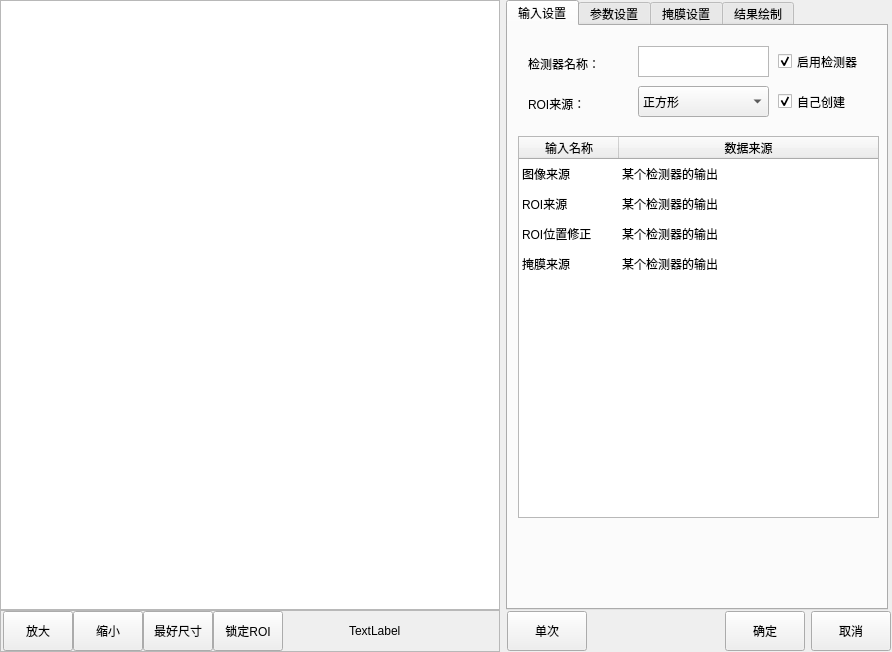
<?xml version="1.0" encoding="UTF-8"?>
<ui version="4.0">
 <class>CMvFindRoundParamWidget</class>
 <widget class="QWidget" name="CMvFindRoundParamWidget">
  <property name="geometry">
   <rect>
    <x>0</x>
    <y>0</y>
    <width>892</width>
    <height>652</height>
   </rect>
  </property>
  <property name="windowTitle">
   <string>查找圆</string>
  </property>
  <layout class="QHBoxLayout" name="horizontalLayout_3">
   <property name="leftMargin">
    <number>0</number>
   </property>
   <property name="topMargin">
    <number>0</number>
   </property>
   <property name="rightMargin">
    <number>0</number>
   </property>
   <property name="bottomMargin">
    <number>0</number>
   </property>
   <item>
    <layout class="QVBoxLayout" name="verticalLayout">
     <property name="spacing">
      <number>0</number>
     </property>
     <item>
      <widget class="QGraphicsView" name="graphicsView_mainImage">
       <property name="minimumSize">
        <size>
         <width>500</width>
         <height>600</height>
        </size>
       </property>
      </widget>
     </item>
     <item>
      <widget class="QFrame" name="frame">
       <property name="minimumSize">
        <size>
         <width>0</width>
         <height>42</height>
        </size>
       </property>
       <property name="maximumSize">
        <size>
         <width>16777215</width>
         <height>42</height>
        </size>
       </property>
       <property name="frameShape">
        <enum>QFrame::StyledPanel</enum>
       </property>
       <property name="frameShadow">
        <enum>QFrame::Raised</enum>
       </property>
       <layout class="QHBoxLayout" name="horizontalLayout">
        <property name="spacing">
         <number>0</number>
        </property>
        <property name="leftMargin">
         <number>2</number>
        </property>
        <property name="topMargin">
         <number>0</number>
        </property>
        <property name="rightMargin">
         <number>0</number>
        </property>
        <property name="bottomMargin">
         <number>0</number>
        </property>
        <item>
         <widget class="QPushButton" name="pushButton_zoomIn">
          <property name="minimumSize">
           <size>
            <width>70</width>
            <height>40</height>
           </size>
          </property>
          <property name="maximumSize">
           <size>
            <width>70</width>
            <height>40</height>
           </size>
          </property>
          <property name="text">
           <string>放大</string>
          </property>
         </widget>
        </item>
        <item>
         <widget class="QPushButton" name="pushButton_zoomOut">
          <property name="minimumSize">
           <size>
            <width>70</width>
            <height>40</height>
           </size>
          </property>
          <property name="maximumSize">
           <size>
            <width>70</width>
            <height>40</height>
           </size>
          </property>
          <property name="text">
           <string>缩小</string>
          </property>
         </widget>
        </item>
        <item>
         <widget class="QPushButton" name="pushButton_zoomBest">
          <property name="minimumSize">
           <size>
            <width>70</width>
            <height>40</height>
           </size>
          </property>
          <property name="maximumSize">
           <size>
            <width>70</width>
            <height>40</height>
           </size>
          </property>
          <property name="text">
           <string>最好尺寸</string>
          </property>
         </widget>
        </item>
        <item>
         <widget class="QPushButton" name="pushButton_lockRoiMove">
          <property name="minimumSize">
           <size>
            <width>70</width>
            <height>40</height>
           </size>
          </property>
          <property name="maximumSize">
           <size>
            <width>70</width>
            <height>40</height>
           </size>
          </property>
          <property name="text">
           <string>锁定ROI</string>
          </property>
         </widget>
        </item>
        <item>
         <spacer name="horizontalSpacer">
          <property name="orientation">
           <enum>Qt::Horizontal</enum>
          </property>
          <property name="sizeHint" stdset="0">
           <size>
            <width>63</width>
            <height>20</height>
           </size>
          </property>
         </spacer>
        </item>
        <item>
         <widget class="QLabel" name="label_mousePos">
          <property name="minimumSize">
           <size>
            <width>150</width>
            <height>40</height>
           </size>
          </property>
          <property name="maximumSize">
           <size>
            <width>150</width>
            <height>40</height>
           </size>
          </property>
          <property name="text">
           <string>TextLabel</string>
          </property>
         </widget>
        </item>
       </layout>
      </widget>
     </item>
    </layout>
   </item>
   <item>
    <layout class="QVBoxLayout" name="verticalLayout_2">
     <property name="spacing">
      <number>0</number>
     </property>
     <item>
      <widget class="QTabWidget" name="tabWidget">
       <property name="minimumSize">
        <size>
         <width>382</width>
         <height>602</height>
        </size>
       </property>
       <property name="maximumSize">
        <size>
         <width>380</width>
         <height>16777215</height>
        </size>
       </property>
       <property name="currentIndex">
        <number>0</number>
       </property>
       <widget class="QWidget" name="tab">
        <attribute name="title">
         <string>输入设置</string>
        </attribute>
        <widget class="QTableWidget" name="tableWidget_input">
         <property name="geometry">
          <rect>
           <x>10</x>
           <y>110</y>
           <width>361</width>
           <height>382</height>
          </rect>
         </property>
         <property name="minimumSize">
          <size>
           <width>361</width>
           <height>382</height>
          </size>
         </property>
         <property name="maximumSize">
          <size>
           <width>361</width>
           <height>382</height>
          </size>
         </property>
         <property name="editTriggers">
          <set>QAbstractItemView::NoEditTriggers</set>
         </property>
         <property name="selectionMode">
          <enum>QAbstractItemView::SingleSelection</enum>
         </property>
         <property name="selectionBehavior">
          <enum>QAbstractItemView::SelectRows</enum>
         </property>
         <property name="showGrid">
          <bool>false</bool>
         </property>
         <attribute name="horizontalHeaderStretchLastSection">
          <bool>true</bool>
         </attribute>
         <attribute name="verticalHeaderVisible">
          <bool>false</bool>
         </attribute>
         <row>
          <property name="text">
           <string>1</string>
          </property>
         </row>
         <row>
          <property name="text">
           <string>2</string>
          </property>
         </row>
         <row>
          <property name="text">
           <string>3</string>
          </property>
         </row>
         <row>
          <property name="text">
           <string>4</string>
          </property>
         </row>
         <column>
          <property name="text">
           <string>输入名称</string>
          </property>
         </column>
         <column>
          <property name="text">
           <string>数据来源</string>
          </property>
         </column>
         <item row="0" column="0">
          <property name="text">
           <string>图像来源</string>
          </property>
         </item>
         <item row="0" column="1">
          <property name="text">
           <string>某个检测器的输出</string>
          </property>
         </item>
         <item row="1" column="0">
          <property name="text">
           <string>ROI来源</string>
          </property>
         </item>
         <item row="1" column="1">
          <property name="text">
           <string>某个检测器的输出</string>
          </property>
         </item>
         <item row="2" column="0">
          <property name="text">
           <string>ROI位置修正</string>
          </property>
         </item>
         <item row="2" column="1">
          <property name="text">
           <string>某个检测器的输出</string>
          </property>
         </item>
         <item row="3" column="0">
          <property name="text">
           <string>掩膜来源</string>
          </property>
         </item>
         <item row="3" column="1">
          <property name="text">
           <string>某个检测器的输出</string>
          </property>
         </item>
        </widget>
        <widget class="QLabel" name="label_funcName">
         <property name="geometry">
          <rect>
           <x>20</x>
           <y>30</y>
           <width>81</width>
           <height>16</height>
          </rect>
         </property>
         <property name="text">
          <string>检测器名称：</string>
         </property>
        </widget>
        <widget class="QLabel" name="label_roiCreat">
         <property name="geometry">
          <rect>
           <x>20</x>
           <y>70</y>
           <width>91</width>
           <height>16</height>
          </rect>
         </property>
         <property name="text">
          <string>ROI来源：</string>
         </property>
        </widget>
        <widget class="QCheckBox" name="checkBox_enableFunc">
         <property name="geometry">
          <rect>
           <x>270</x>
           <y>20</y>
           <width>101</width>
           <height>31</height>
          </rect>
         </property>
         <property name="minimumSize">
          <size>
           <width>101</width>
           <height>31</height>
          </size>
         </property>
         <property name="text">
          <string>启用检测器</string>
         </property>
         <property name="checked">
          <bool>true</bool>
         </property>
        </widget>
        <widget class="QCheckBox" name="checkBox_roiCreat">
         <property name="geometry">
          <rect>
           <x>270</x>
           <y>60</y>
           <width>101</width>
           <height>31</height>
          </rect>
         </property>
         <property name="minimumSize">
          <size>
           <width>101</width>
           <height>31</height>
          </size>
         </property>
         <property name="text">
          <string>自己创建</string>
         </property>
         <property name="checked">
          <bool>true</bool>
         </property>
         <property name="tristate">
          <bool>false</bool>
         </property>
        </widget>
        <widget class="QPlainTextEdit" name="plainTextEdit_funcName">
         <property name="geometry">
          <rect>
           <x>130</x>
           <y>20</y>
           <width>131</width>
           <height>31</height>
          </rect>
         </property>
         <property name="minimumSize">
          <size>
           <width>131</width>
           <height>31</height>
          </size>
         </property>
         <property name="maximumSize">
          <size>
           <width>131</width>
           <height>31</height>
          </size>
         </property>
         <property name="overwriteMode">
          <bool>false</bool>
         </property>
        </widget>
        <widget class="QComboBox" name="comboBox_imageSource">
         <property name="geometry">
          <rect>
           <x>130</x>
           <y>60</y>
           <width>131</width>
           <height>31</height>
          </rect>
         </property>
         <property name="minimumSize">
          <size>
           <width>131</width>
           <height>31</height>
          </size>
         </property>
         <property name="maximumSize">
          <size>
           <width>131</width>
           <height>31</height>
          </size>
         </property>
         <item>
          <property name="text">
           <string>正方形</string>
          </property>
         </item>
         <item>
          <property name="text">
           <string>斜矩形</string>
          </property>
         </item>
         <item>
          <property name="text">
           <string>圆形</string>
          </property>
         </item>
         <item>
          <property name="text">
           <string>多边形</string>
          </property>
         </item>
        </widget>
       </widget>
       <widget class="QWidget" name="tab_2">
        <attribute name="title">
         <string>参数设置</string>
        </attribute>
        <widget class="QSpinBox" name="spinBox_threshold">
         <property name="enabled">
          <bool>false</bool>
         </property>
         <property name="geometry">
          <rect>
           <x>130</x>
           <y>50</y>
           <width>101</width>
           <height>31</height>
          </rect>
         </property>
         <property name="minimumSize">
          <size>
           <width>101</width>
           <height>31</height>
          </size>
         </property>
         <property name="maximumSize">
          <size>
           <width>101</width>
           <height>31</height>
          </size>
         </property>
         <property name="minimum">
          <number>0</number>
         </property>
         <property name="maximum">
          <number>1000</number>
         </property>
        </widget>
        <widget class="QComboBox" name="comboBox_thresholdType">
         <property name="geometry">
          <rect>
           <x>10</x>
           <y>50</y>
           <width>101</width>
           <height>31</height>
          </rect>
         </property>
         <property name="minimumSize">
          <size>
           <width>101</width>
           <height>31</height>
          </size>
         </property>
         <item>
          <property name="text">
           <string>自动</string>
          </property>
         </item>
         <item>
          <property name="text">
           <string>手动</string>
          </property>
         </item>
        </widget>
        <widget class="QLabel" name="label_thresholdType">
         <property name="geometry">
          <rect>
           <x>10</x>
           <y>20</y>
           <width>111</width>
           <height>31</height>
          </rect>
         </property>
         <property name="text">
          <string>阈值方式：</string>
         </property>
        </widget>
        <widget class="QLabel" name="label_scanDirection">
         <property name="geometry">
          <rect>
           <x>10</x>
           <y>90</y>
           <width>111</width>
           <height>31</height>
          </rect>
         </property>
         <property name="text">
          <string>扫描方向：</string>
         </property>
        </widget>
        <widget class="QLabel" name="label_threshold">
         <property name="enabled">
          <bool>false</bool>
         </property>
         <property name="geometry">
          <rect>
           <x>130</x>
           <y>20</y>
           <width>111</width>
           <height>31</height>
          </rect>
         </property>
         <property name="text">
          <string>边缘点提取阈值：</string>
         </property>
        </widget>
        <widget class="QLabel" name="label_edgeCheckType">
         <property name="geometry">
          <rect>
           <x>130</x>
           <y>90</y>
           <width>111</width>
           <height>31</height>
          </rect>
         </property>
         <property name="text">
          <string>边缘检测方式：</string>
         </property>
        </widget>
        <widget class="QLabel" name="label_scanPointSum">
         <property name="geometry">
          <rect>
           <x>10</x>
           <y>160</y>
           <width>111</width>
           <height>31</height>
          </rect>
         </property>
         <property name="text">
          <string>扫描点数：</string>
         </property>
        </widget>
        <widget class="QLabel" name="label_samplingPointSum">
         <property name="geometry">
          <rect>
           <x>130</x>
           <y>160</y>
           <width>111</width>
           <height>31</height>
          </rect>
         </property>
         <property name="text">
          <string>抽样点数：</string>
         </property>
        </widget>
        <widget class="QLabel" name="label_fitRange">
         <property name="geometry">
          <rect>
           <x>250</x>
           <y>160</y>
           <width>111</width>
           <height>31</height>
          </rect>
         </property>
         <property name="text">
          <string>拟合范围：</string>
         </property>
        </widget>
        <widget class="QComboBox" name="comboBox_scanDirection">
         <property name="geometry">
          <rect>
           <x>10</x>
           <y>120</y>
           <width>101</width>
           <height>31</height>
          </rect>
         </property>
         <property name="minimumSize">
          <size>
           <width>101</width>
           <height>31</height>
          </size>
         </property>
         <item>
          <property name="text">
           <string>从上到下</string>
          </property>
         </item>
         <item>
          <property name="text">
           <string>从下到上</string>
          </property>
         </item>
        </widget>
        <widget class="QComboBox" name="comboBox_edgeCheckType">
         <property name="geometry">
          <rect>
           <x>130</x>
           <y>120</y>
           <width>101</width>
           <height>31</height>
          </rect>
         </property>
         <property name="minimumSize">
          <size>
           <width>101</width>
           <height>31</height>
          </size>
         </property>
         <item>
          <property name="text">
           <string>从白到黑</string>
          </property>
         </item>
         <item>
          <property name="text">
           <string>从黑到白</string>
          </property>
         </item>
        </widget>
        <widget class="QLabel" name="label_titleJudged">
         <property name="geometry">
          <rect>
           <x>0</x>
           <y>230</y>
           <width>381</width>
           <height>31</height>
          </rect>
         </property>
         <property name="styleSheet">
          <string notr="true">background-color: qlineargradient(spread:pad, x1:0, y1:0, x2:1, y2:0, stop:0 rgba(80, 80, 80, 255), stop:1 rgba(120, 120, 120, 120));
color: rgb(255, 255, 255);</string>
         </property>
         <property name="text">
          <string>  结果判定</string>
         </property>
         <property name="alignment">
          <set>Qt::AlignLeading|Qt::AlignLeft|Qt::AlignVCenter</set>
         </property>
        </widget>
        <widget class="QSpinBox" name="spinBox_scanPointSum">
         <property name="geometry">
          <rect>
           <x>10</x>
           <y>190</y>
           <width>101</width>
           <height>31</height>
          </rect>
         </property>
         <property name="minimumSize">
          <size>
           <width>101</width>
           <height>31</height>
          </size>
         </property>
         <property name="maximumSize">
          <size>
           <width>101</width>
           <height>31</height>
          </size>
         </property>
         <property name="suffix">
          <string>点</string>
         </property>
         <property name="minimum">
          <number>0</number>
         </property>
         <property name="maximum">
          <number>256</number>
         </property>
        </widget>
        <widget class="QSpinBox" name="spinBox_samplingPointSum">
         <property name="geometry">
          <rect>
           <x>130</x>
           <y>190</y>
           <width>101</width>
           <height>31</height>
          </rect>
         </property>
         <property name="minimumSize">
          <size>
           <width>101</width>
           <height>31</height>
          </size>
         </property>
         <property name="maximumSize">
          <size>
           <width>101</width>
           <height>31</height>
          </size>
         </property>
         <property name="suffix">
          <string>点</string>
         </property>
         <property name="minimum">
          <number>0</number>
         </property>
         <property name="maximum">
          <number>256</number>
         </property>
        </widget>
        <widget class="QSpinBox" name="spinBox_fitRange">
         <property name="geometry">
          <rect>
           <x>250</x>
           <y>190</y>
           <width>101</width>
           <height>31</height>
          </rect>
         </property>
         <property name="minimumSize">
          <size>
           <width>101</width>
           <height>31</height>
          </size>
         </property>
         <property name="maximumSize">
          <size>
           <width>101</width>
           <height>31</height>
          </size>
         </property>
         <property name="suffix">
          <string>点</string>
         </property>
         <property name="minimum">
          <number>0</number>
         </property>
         <property name="maximum">
          <number>6</number>
         </property>
        </widget>
        <widget class="QCheckBox" name="checkBox_concaveConvex">
         <property name="geometry">
          <rect>
           <x>10</x>
           <y>430</y>
           <width>111</width>
           <height>31</height>
          </rect>
         </property>
         <property name="text">
          <string>开启凹凸性检测</string>
         </property>
        </widget>
        <widget class="QWidget" name="widget_Judged" native="true">
         <property name="geometry">
          <rect>
           <x>0</x>
           <y>260</y>
           <width>371</width>
           <height>161</height>
          </rect>
         </property>
         <widget class="QSpinBox" name="spinBox_fitBias">
          <property name="geometry">
           <rect>
            <x>10</x>
            <y>40</y>
            <width>101</width>
            <height>31</height>
           </rect>
          </property>
          <property name="suffix">
           <string>点</string>
          </property>
          <property name="minimum">
           <number>0</number>
          </property>
          <property name="maximum">
           <number>256</number>
          </property>
         </widget>
         <widget class="QLabel" name="label_fitBias">
          <property name="geometry">
           <rect>
            <x>10</x>
            <y>10</y>
            <width>111</width>
            <height>31</height>
           </rect>
          </property>
          <property name="text">
           <string>拟合误差限制：</string>
          </property>
         </widget>
         <widget class="QSpinBox" name="spinBox_minRoundRadius">
          <property name="geometry">
           <rect>
            <x>10</x>
            <y>110</y>
            <width>101</width>
            <height>31</height>
           </rect>
          </property>
          <property name="suffix">
           <string>点</string>
          </property>
          <property name="minimum">
           <number>0</number>
          </property>
          <property name="maximum">
           <number>7000</number>
          </property>
         </widget>
         <widget class="QLabel" name="label_minRoundRadius">
          <property name="geometry">
           <rect>
            <x>10</x>
            <y>80</y>
            <width>111</width>
            <height>31</height>
           </rect>
          </property>
          <property name="text">
           <string>半径下限</string>
          </property>
         </widget>
         <widget class="QSpinBox" name="spinBox_maxRoundRadius">
          <property name="geometry">
           <rect>
            <x>130</x>
            <y>110</y>
            <width>101</width>
            <height>31</height>
           </rect>
          </property>
          <property name="suffix">
           <string>点</string>
          </property>
          <property name="minimum">
           <number>0</number>
          </property>
          <property name="maximum">
           <number>7000</number>
          </property>
         </widget>
         <widget class="QLabel" name="label_maxRoundRadius">
          <property name="geometry">
           <rect>
            <x>130</x>
            <y>80</y>
            <width>111</width>
            <height>31</height>
           </rect>
          </property>
          <property name="text">
           <string>半径上限</string>
          </property>
         </widget>
        </widget>
        <widget class="QWidget" name="widget_concaveConvex" native="true">
         <property name="enabled">
          <bool>false</bool>
         </property>
         <property name="geometry">
          <rect>
           <x>10</x>
           <y>460</y>
           <width>361</width>
           <height>101</height>
          </rect>
         </property>
         <widget class="QDoubleSpinBox" name="doubleSpinBox_minimumDepth">
          <property name="geometry">
           <rect>
            <x>0</x>
            <y>40</y>
            <width>101</width>
            <height>31</height>
           </rect>
          </property>
          <property name="maximum">
           <double>10000.000000000000000</double>
          </property>
         </widget>
         <widget class="QLabel" name="label_minimumDepth">
          <property name="geometry">
           <rect>
            <x>0</x>
            <y>10</y>
            <width>111</width>
            <height>31</height>
           </rect>
          </property>
          <property name="text">
           <string>最小深度</string>
          </property>
         </widget>
         <widget class="QDoubleSpinBox" name="doubleSpinBox_minimumSamplingPoints">
          <property name="geometry">
           <rect>
            <x>120</x>
            <y>40</y>
            <width>101</width>
            <height>31</height>
           </rect>
          </property>
          <property name="maximum">
           <double>256.000000000000000</double>
          </property>
         </widget>
         <widget class="QLabel" name="label_2_minimumSamplingPoints">
          <property name="geometry">
           <rect>
            <x>120</x>
            <y>10</y>
            <width>111</width>
            <height>31</height>
           </rect>
          </property>
          <property name="text">
           <string>最小抽样点数</string>
          </property>
         </widget>
         <widget class="QPushButton" name="pushButton_unqualifiedPiont">
          <property name="geometry">
           <rect>
            <x>240</x>
            <y>40</y>
            <width>101</width>
            <height>31</height>
           </rect>
          </property>
          <property name="text">
           <string>显示凹凸点信息</string>
          </property>
         </widget>
         <widget class="QLabel" name="label_unqualifiedPiont">
          <property name="geometry">
           <rect>
            <x>240</x>
            <y>10</y>
            <width>111</width>
            <height>31</height>
           </rect>
          </property>
          <property name="text">
           <string>不合格点信息</string>
          </property>
         </widget>
        </widget>
        <zorder>widget_concaveConvex</zorder>
        <zorder>spinBox_threshold</zorder>
        <zorder>comboBox_thresholdType</zorder>
        <zorder>label_thresholdType</zorder>
        <zorder>label_scanDirection</zorder>
        <zorder>label_threshold</zorder>
        <zorder>label_edgeCheckType</zorder>
        <zorder>label_scanPointSum</zorder>
        <zorder>label_samplingPointSum</zorder>
        <zorder>label_fitRange</zorder>
        <zorder>comboBox_scanDirection</zorder>
        <zorder>comboBox_edgeCheckType</zorder>
        <zorder>label_titleJudged</zorder>
        <zorder>spinBox_scanPointSum</zorder>
        <zorder>spinBox_samplingPointSum</zorder>
        <zorder>spinBox_fitRange</zorder>
        <zorder>checkBox_concaveConvex</zorder>
        <zorder>widget_Judged</zorder>
       </widget>
       <widget class="QWidget" name="tab_3">
        <attribute name="title">
         <string>掩膜设置</string>
        </attribute>
        <widget class="QWidget" name="widget_Mask" native="true">
         <property name="enabled">
          <bool>false</bool>
         </property>
         <property name="geometry">
          <rect>
           <x>0</x>
           <y>50</y>
           <width>371</width>
           <height>251</height>
          </rect>
         </property>
         <widget class="QLabel" name="label_penWidth">
          <property name="geometry">
           <rect>
            <x>10</x>
            <y>50</y>
            <width>111</width>
            <height>31</height>
           </rect>
          </property>
          <property name="text">
           <string>画笔尺寸：</string>
          </property>
         </widget>
         <widget class="QSpinBox" name="spinBox_lightTime">
          <property name="geometry">
           <rect>
            <x>130</x>
            <y>50</y>
            <width>131</width>
            <height>31</height>
           </rect>
          </property>
          <property name="suffix">
           <string>像素</string>
          </property>
          <property name="minimum">
           <number>5</number>
          </property>
          <property name="maximum">
           <number>1000</number>
          </property>
         </widget>
         <widget class="QPushButton" name="pushButton_maskAll">
          <property name="geometry">
           <rect>
            <x>10</x>
            <y>160</y>
            <width>121</width>
            <height>40</height>
           </rect>
          </property>
          <property name="minimumSize">
           <size>
            <width>0</width>
            <height>40</height>
           </size>
          </property>
          <property name="maximumSize">
           <size>
            <width>16777215</width>
            <height>30</height>
           </size>
          </property>
          <property name="text">
           <string>掩盖所有</string>
          </property>
         </widget>
         <widget class="QPushButton" name="pushButton_maskNull">
          <property name="enabled">
           <bool>false</bool>
          </property>
          <property name="geometry">
           <rect>
            <x>10</x>
            <y>110</y>
            <width>121</width>
            <height>40</height>
           </rect>
          </property>
          <property name="minimumSize">
           <size>
            <width>0</width>
            <height>40</height>
           </size>
          </property>
          <property name="maximumSize">
           <size>
            <width>16777215</width>
            <height>30</height>
           </size>
          </property>
          <property name="text">
           <string>清空掩膜</string>
          </property>
         </widget>
         <widget class="QPushButton" name="pushButton_saveMask">
          <property name="geometry">
           <rect>
            <x>10</x>
            <y>210</y>
            <width>121</width>
            <height>40</height>
           </rect>
          </property>
          <property name="minimumSize">
           <size>
            <width>0</width>
            <height>40</height>
           </size>
          </property>
          <property name="maximumSize">
           <size>
            <width>16777215</width>
            <height>30</height>
           </size>
          </property>
          <property name="text">
           <string>保存修改</string>
          </property>
         </widget>
         <widget class="QLabel" name="label_editMode">
          <property name="geometry">
           <rect>
            <x>10</x>
            <y>10</y>
            <width>111</width>
            <height>31</height>
           </rect>
          </property>
          <property name="text">
           <string>编辑方式：</string>
          </property>
         </widget>
         <widget class="QComboBox" name="comboBox_editMode">
          <property name="geometry">
           <rect>
            <x>130</x>
            <y>10</y>
            <width>131</width>
            <height>31</height>
           </rect>
          </property>
          <item>
           <property name="text">
            <string>增加掩膜</string>
           </property>
          </item>
          <item>
           <property name="text">
            <string>删除掩膜</string>
           </property>
          </item>
         </widget>
        </widget>
        <widget class="QLabel" name="label_dEtectionMask">
         <property name="geometry">
          <rect>
           <x>10</x>
           <y>20</y>
           <width>111</width>
           <height>31</height>
          </rect>
         </property>
         <property name="text">
          <string>检测区域的掩膜：</string>
         </property>
        </widget>
        <widget class="QComboBox" name="comboBox_dEtectionMask">
         <property name="geometry">
          <rect>
           <x>130</x>
           <y>20</y>
           <width>131</width>
           <height>31</height>
          </rect>
         </property>
         <item>
          <property name="text">
           <string>不使用掩膜</string>
          </property>
         </item>
         <item>
          <property name="text">
           <string>本检测器ROI内掩膜</string>
          </property>
         </item>
         <item>
          <property name="text">
           <string>其他算法的掩膜</string>
          </property>
         </item>
        </widget>
       </widget>
       <widget class="QWidget" name="tab_4">
        <attribute name="title">
         <string>结果绘制</string>
        </attribute>
        <widget class="QCheckBox" name="checkBox_valuTrig">
         <property name="geometry">
          <rect>
           <x>270</x>
           <y>20</y>
           <width>101</width>
           <height>31</height>
          </rect>
         </property>
         <property name="text">
          <string>启用绘制</string>
         </property>
         <property name="checked">
          <bool>true</bool>
         </property>
        </widget>
        <widget class="QLabel" name="label_lineColour">
         <property name="geometry">
          <rect>
           <x>10</x>
           <y>60</y>
           <width>121</width>
           <height>31</height>
          </rect>
         </property>
         <property name="text">
          <string>线条颜色：</string>
         </property>
        </widget>
        <widget class="QSpinBox" name="spinBox_lineWidth">
         <property name="geometry">
          <rect>
           <x>130</x>
           <y>20</y>
           <width>131</width>
           <height>31</height>
          </rect>
         </property>
         <property name="suffix">
          <string>磅</string>
         </property>
         <property name="minimum">
          <number>1</number>
         </property>
         <property name="maximum">
          <number>5</number>
         </property>
        </widget>
        <widget class="QComboBox" name="comboBox_lineColour">
         <property name="geometry">
          <rect>
           <x>130</x>
           <y>60</y>
           <width>131</width>
           <height>31</height>
          </rect>
         </property>
         <item>
          <property name="text">
           <string>颜色</string>
          </property>
         </item>
        </widget>
        <widget class="QLabel" name="label_lineWidth">
         <property name="geometry">
          <rect>
           <x>10</x>
           <y>20</y>
           <width>121</width>
           <height>31</height>
          </rect>
         </property>
         <property name="text">
          <string>线条宽度：</string>
         </property>
        </widget>
       </widget>
      </widget>
     </item>
     <item>
      <layout class="QHBoxLayout" name="horizontalLayout_2">
       <property name="leftMargin">
        <number>1</number>
       </property>
       <property name="topMargin">
        <number>1</number>
       </property>
       <property name="rightMargin">
        <number>1</number>
       </property>
       <property name="bottomMargin">
        <number>1</number>
       </property>
       <item>
        <widget class="QPushButton" name="pushButton_ones">
         <property name="minimumSize">
          <size>
           <width>80</width>
           <height>40</height>
          </size>
         </property>
         <property name="maximumSize">
          <size>
           <width>80</width>
           <height>40</height>
          </size>
         </property>
         <property name="text">
          <string>单次</string>
         </property>
        </widget>
       </item>
       <item>
        <spacer name="horizontalSpacer_2">
         <property name="orientation">
          <enum>Qt::Horizontal</enum>
         </property>
         <property name="sizeHint" stdset="0">
          <size>
           <width>40</width>
           <height>20</height>
          </size>
         </property>
        </spacer>
       </item>
       <item>
        <widget class="QPushButton" name="pushButton_affirm">
         <property name="minimumSize">
          <size>
           <width>80</width>
           <height>40</height>
          </size>
         </property>
         <property name="maximumSize">
          <size>
           <width>80</width>
           <height>40</height>
          </size>
         </property>
         <property name="text">
          <string>确定</string>
         </property>
        </widget>
       </item>
       <item>
        <widget class="QPushButton" name="pbPrev_cancel">
         <property name="minimumSize">
          <size>
           <width>80</width>
           <height>40</height>
          </size>
         </property>
         <property name="maximumSize">
          <size>
           <width>80</width>
           <height>40</height>
          </size>
         </property>
         <property name="text">
          <string>取消</string>
         </property>
        </widget>
       </item>
      </layout>
     </item>
    </layout>
   </item>
  </layout>
 </widget>
 <layoutdefault spacing="6" margin="11"/>
 <resources>
  <include location="CMvContourMatching.qrc"/>
 </resources>
 <connections/>
</ui>
